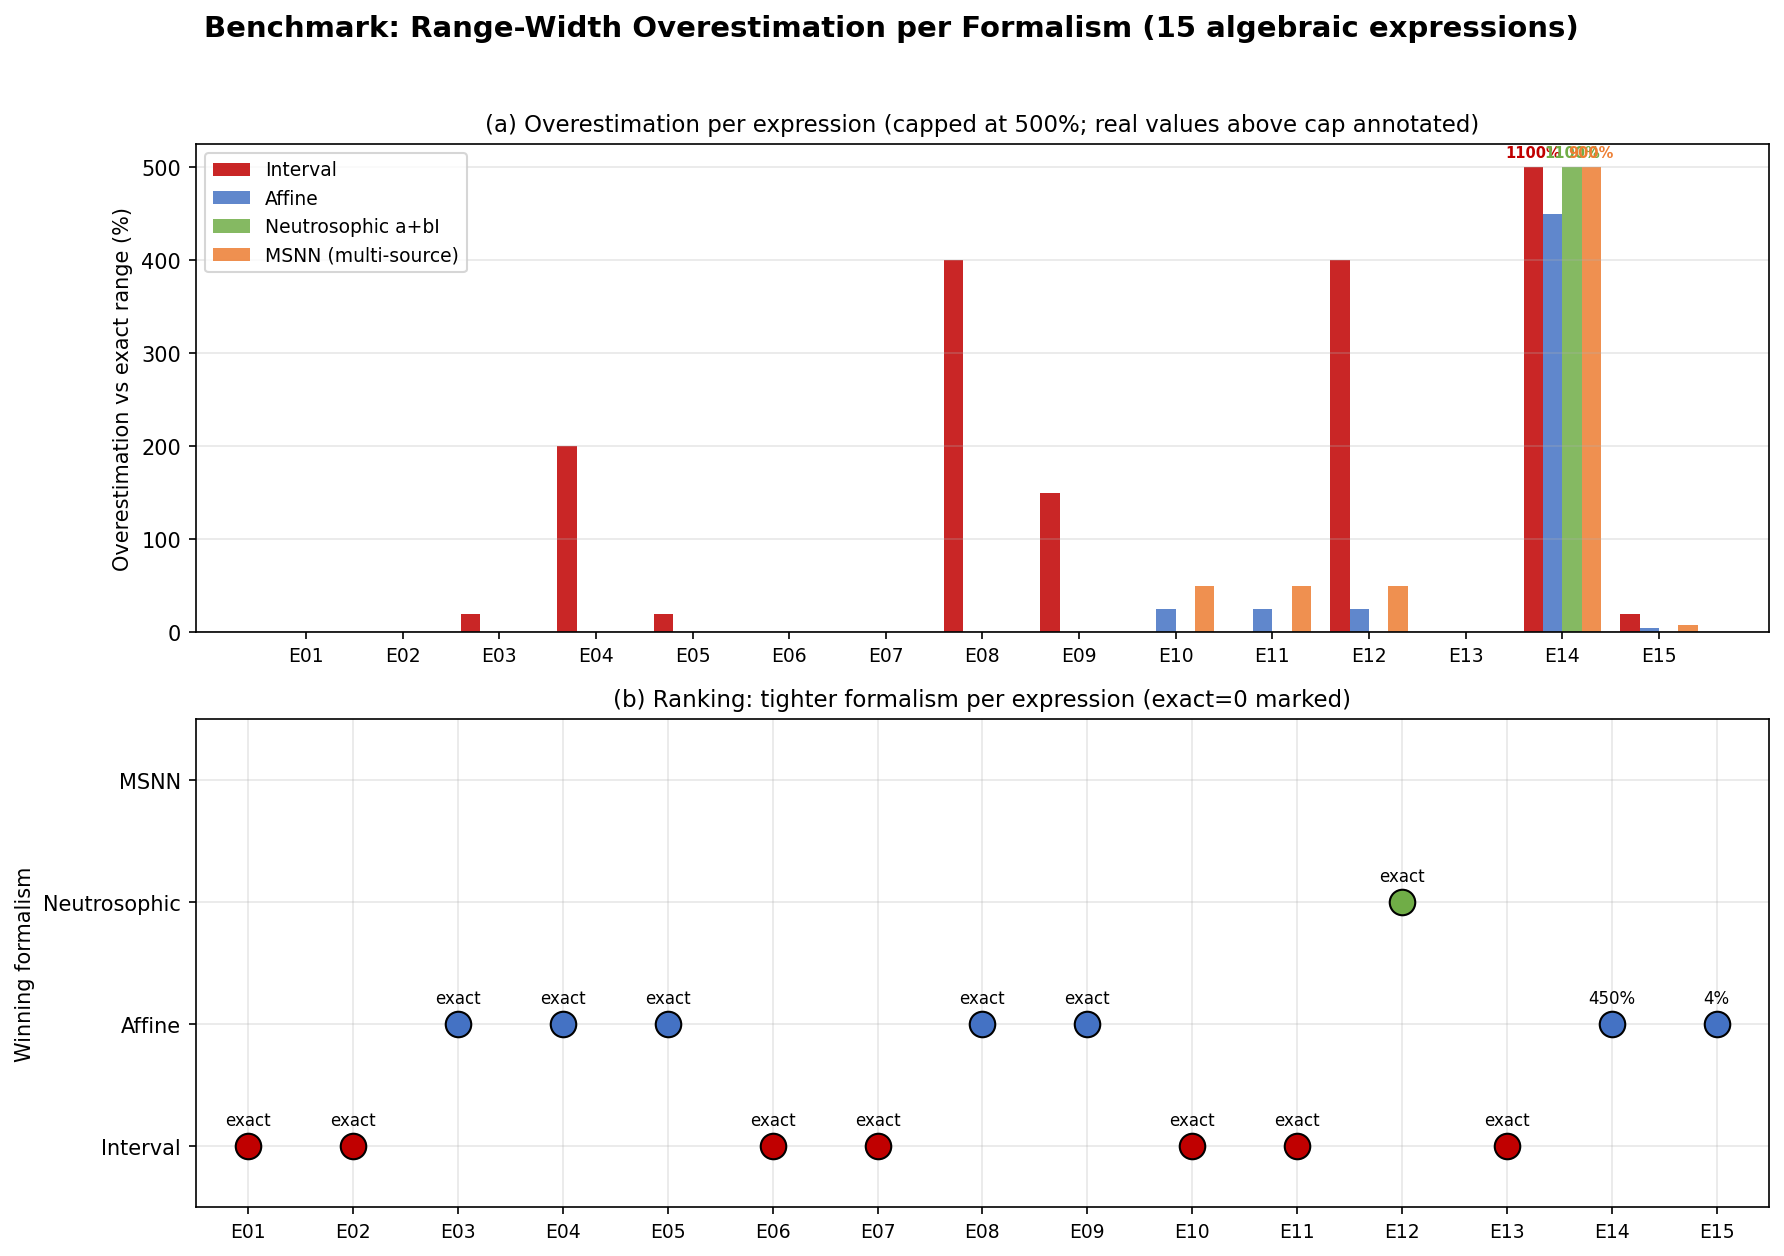

Write the Python code that produced this figure.
"""
Figure 3: Range-width overestimation vs exact value, per formalism, across 15 expressions.
Uses bench_results.csv generated by benchmarks/bench_all.py
"""
import os, csv
import matplotlib
matplotlib.use("Agg")
import matplotlib.pyplot as plt
import numpy as np

HERE = os.path.dirname(__file__)
CSV = os.path.join(HERE, "..", "benchmarks", "bench_results.csv")
OUT = os.path.join(HERE, "fig3_benchmark.png")

with open(CSV, encoding="utf-8") as f:
    reader = csv.reader(f)
    rows = list(reader)

header = rows[0]
data = rows[1:]

ids = [r[0] for r in data]
exprs = [r[1] for r in data]
exact = [float(r[3]) for r in data]

def parse_pct(val):
    return float(val) if val != "NA" else np.nan

iv_over = [parse_pct(r[12]) for r in data]
af_over = [parse_pct(r[13]) for r in data]
nt_over = [parse_pct(r[14]) for r in data]
ms_over = [parse_pct(r[15]) for r in data]

# Cap at 1200 % for visual, but annotate real values beyond.
CAP = 500
def cap(vals):
    return [min(v, CAP) if not np.isnan(v) else np.nan for v in vals]

fig, (ax1, ax2) = plt.subplots(2, 1, figsize=(12, 8.5))
fig.suptitle("Benchmark: Range-Width Overestimation per Formalism (15 algebraic expressions)",
             fontsize=14, fontweight='bold')

x = np.arange(len(ids))
width = 0.2

ax1.bar(x - 1.5 * width, cap(iv_over), width, label='Interval', color='#C00000', alpha=0.85)
ax1.bar(x - 0.5 * width, cap(af_over), width, label='Affine',  color='#4472C4', alpha=0.85)
ax1.bar(x + 0.5 * width, cap(nt_over), width, label='Neutrosophic a+bI', color='#70AD47', alpha=0.85)
ax1.bar(x + 1.5 * width, cap(ms_over), width, label='MSNN (multi-source)',   color='#ED7D31', alpha=0.85)

ax1.set_xticks(x)
ax1.set_xticklabels(ids, rotation=0, fontsize=9)
ax1.set_ylabel("Overestimation vs exact range (%)", fontsize=10)
ax1.set_title(f"(a) Overestimation per expression (capped at {CAP}%; real values above cap annotated)",
              fontsize=11)
ax1.legend(loc='upper left', fontsize=9)
ax1.grid(alpha=0.3, axis='y')
ax1.axhline(0, color='black', linewidth=0.6)

# Annotate values that exceeded cap
for i, (iv, af, nt, ms) in enumerate(zip(iv_over, af_over, nt_over, ms_over)):
    for j, (v, c) in enumerate([(iv, '#C00000'), (af, '#4472C4'), (nt, '#70AD47'), (ms, '#ED7D31')]):
        if not np.isnan(v) and v > CAP:
            offset = (j - 1.5) * width
            ax1.annotate(f'{v:.0f}%', xy=(i + offset, CAP), xytext=(i + offset, CAP + 10),
                         ha='center', fontsize=7, color=c, fontweight='bold')

# ---- Second panel: which family of expressions each formalism wins ----
ax2.set_title("(b) Ranking: tighter formalism per expression (exact=0 marked)", fontsize=11)

classes = []
for i in range(len(ids)):
    vals = {
        'Interval': iv_over[i],
        'Affine': af_over[i],
        'Neutrosophic': nt_over[i],
        'MSNN': ms_over[i],
    }
    vals_valid = {k: v for k, v in vals.items() if not np.isnan(v)}
    winner = min(vals_valid, key=vals_valid.get)
    classes.append((winner, vals_valid[winner]))

# Plot which formalism wins per expression
formalisms = ['Interval', 'Affine', 'Neutrosophic', 'MSNN']
colors_map = {'Interval': '#C00000', 'Affine': '#4472C4', 'Neutrosophic': '#70AD47', 'MSNN': '#ED7D31'}

for i, (winner, overest) in enumerate(classes):
    ax2.scatter(i, formalisms.index(winner), s=150, c=colors_map[winner], zorder=3,
                edgecolors='black', linewidth=1)
    label = f"{overest:.0f}%" if overest != 0 else "exact"
    ax2.annotate(label, xy=(i, formalisms.index(winner)), xytext=(0, 10),
                 textcoords='offset points', fontsize=8, ha='center')

ax2.set_xticks(x)
ax2.set_xticklabels(ids, rotation=0, fontsize=9)
ax2.set_yticks(range(4))
ax2.set_yticklabels(formalisms)
ax2.set_ylabel("Winning formalism", fontsize=10)
ax2.grid(alpha=0.3)
ax2.set_xlim(-0.5, len(ids) - 0.5)
ax2.set_ylim(-0.5, 3.5)

plt.tight_layout(rect=[0, 0, 1, 0.96])
plt.savefig(OUT, dpi=150, bbox_inches='tight')
print(f"Saved: {OUT}")
